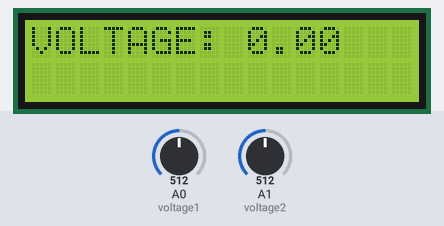
Bench run of a sketch on a simulated Arduino Uno, built with avr-gcc and run on an emulated ATmega328P. On the bench: 16×2 character LCD. The test bench sets the inputs (shaded band); at power-on: A0 (voltage1) = 512, A1 (voltage2) = 512.

Above: at 1.2 s.
1.3 s: A0 (voltage1) set to 716
At 2.5 s:
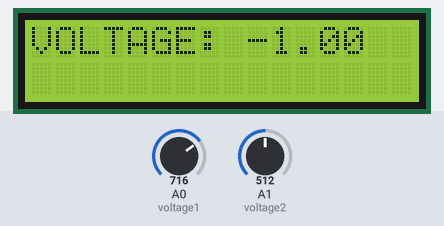
2.8 s: A1 (voltage2) set to 716
At 4.0 s:
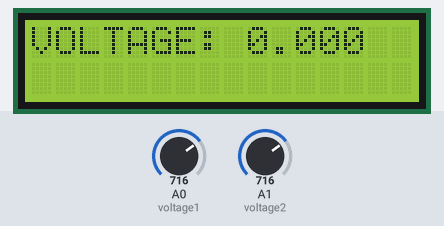
4.3 s: A0 (voltage1) set to 900
At 5.2 s:
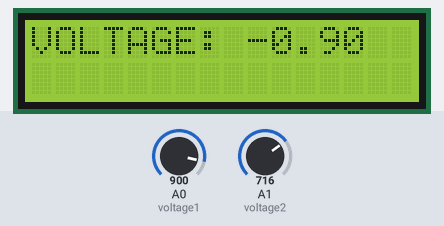
5.8 s: A1 (voltage2) set to 511
At 6.5 s:
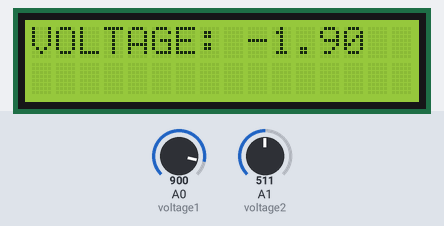
7.3 s: A0 (voltage1) set to 1023
At 8.5 s:
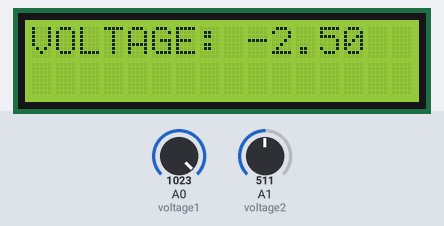
8.8 s: A1 (voltage2) set to 306
At 9.9 s:
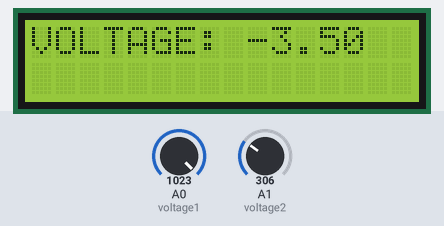
Timing chart, 0 to 11.3 s (numbered marks = the images above; inputs shaded):
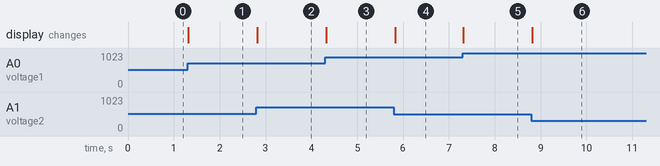

The sketch:

Voltage_Measurement.ino
```cpp
// Task 2: DC Voltage Measurement
#include <LiquidCrystal_I2C.h>
#include <Wire.h>
LiquidCrystal_I2C lcd(0x27, 16, 2);

int voltage1 = A0;
int voltage2 = A1;

void setup() {
  pinMode(voltage1, INPUT);
  pinMode(voltage2, INPUT);
  lcd.init();
  lcd.backlight();
}

void loop() {
  int voltageMsmt = analogRead(voltage2) - analogRead(voltage1);
  float vCalc = (5.0/1023) * voltageMsmt;
  lcd.setCursor(0, 0);
  lcd.print("VOLTAGE: ");
  lcd.print(vCalc);
}
```

Measured:
- after the input at 1.3 s, the display: changes at once (image 1)
- after the input at 2.8 s, the display: changes at once (image 2)
- after the input at 4.3 s, the display: changes at once (image 3)
- after the input at 5.8 s, the display: changes at once (image 4)
- after the input at 7.3 s, the display: changes at once (image 5)
- after the input at 8.8 s, the display: changes at once (image 6)
